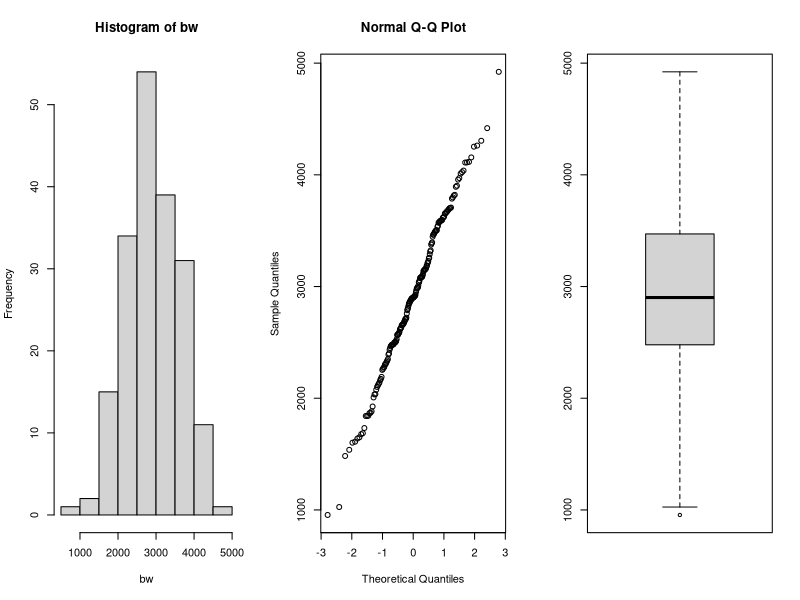
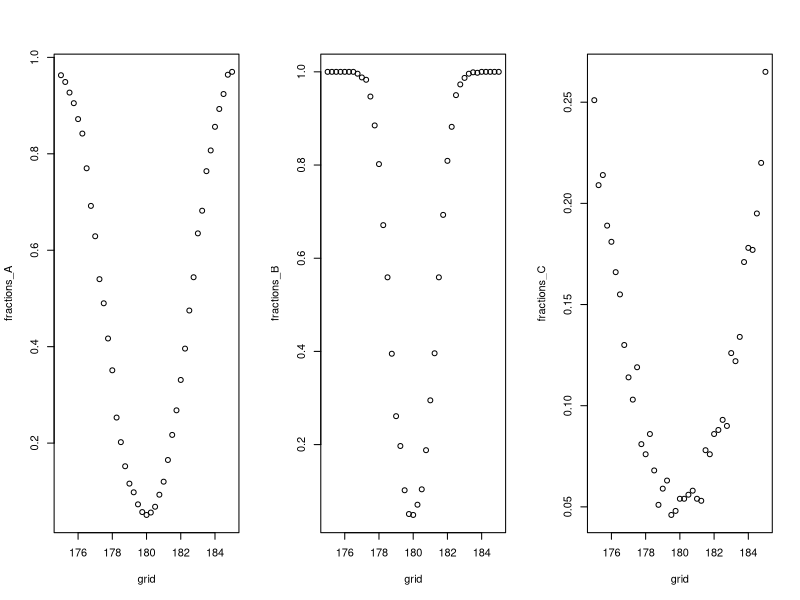
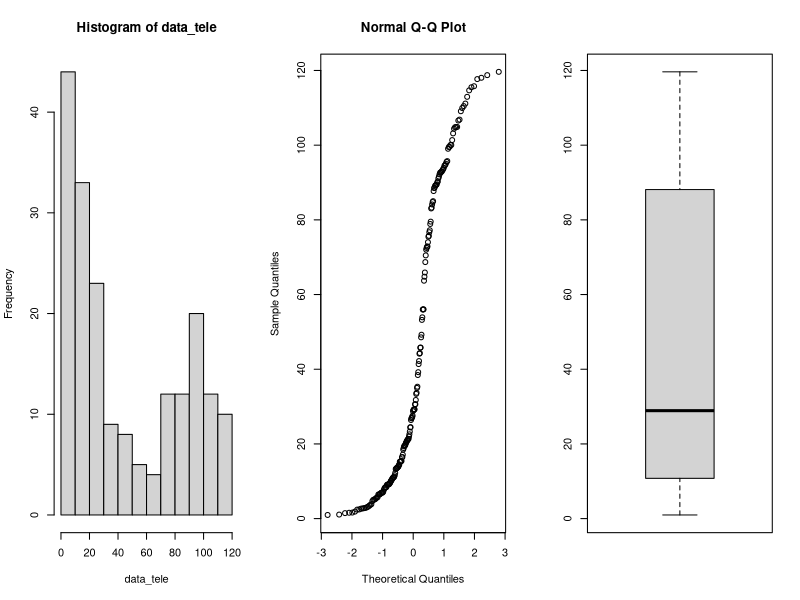
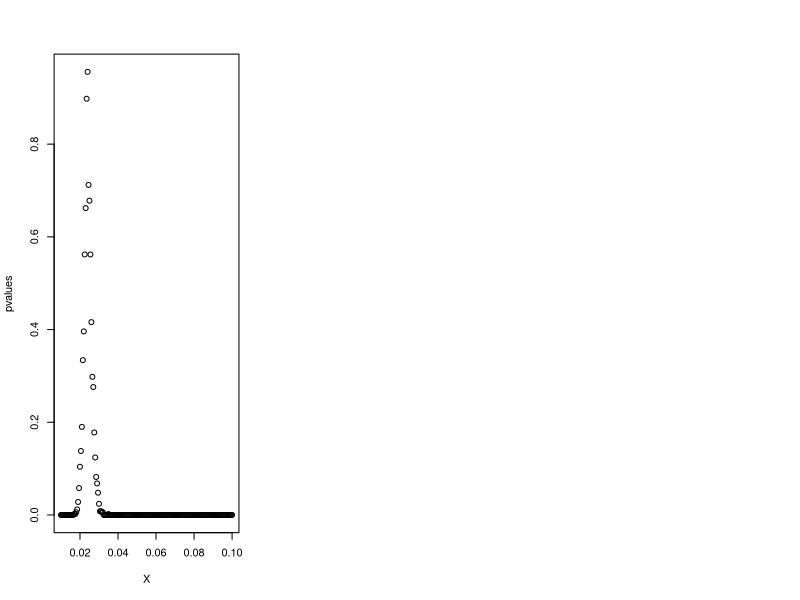
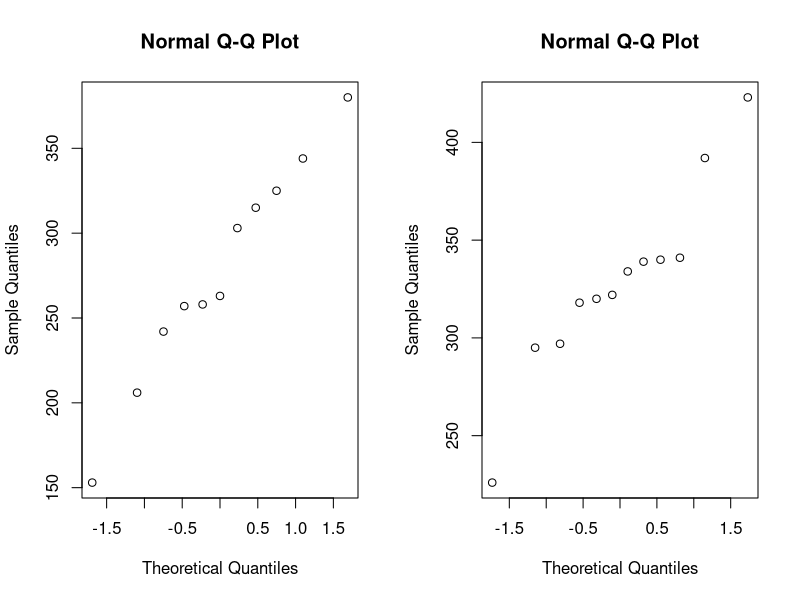
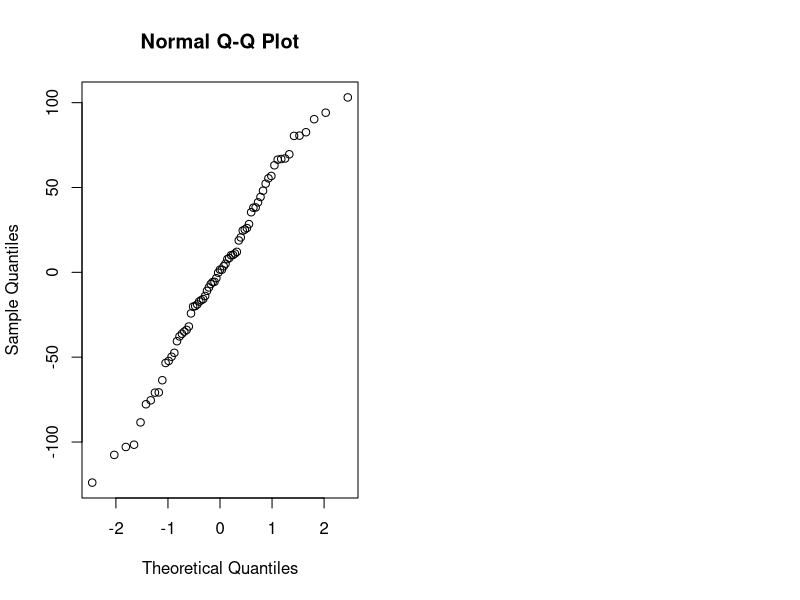

These charts were generated, in order, by the following R code:
## ---- chunk 1
library(tidyverse)
library(rstudioapi)

knitr::opts_chunk$set(echo = TRUE)
options(knitr.table.format = "latex")
setwd(dirname(getActiveDocumentContext()$path))
## ---- chunk 2
par(mfrow=c(1,3))
data=read.table(file="data/birthweight.txt",header=TRUE)

bw = data$birthweight
hist(bw)
qqnorm(bw)
boxplot(bw)
shapiro.test(bw)

## ---- chunk 3
m = mean(bw)
sd = sd(bw)
n = length(bw)
error = qnorm(0.95)*sd/sqrt(n)
ci = c(m-error, m+error)
m
ci
## ---- chunk 4
t.test(bw, mu=2800, alternative = "greater", conf.level = 0.95)
## ---- chunk 5
n <- m <- 30
mu <- 180
nu <- 175
sd <- 5
grid <- seq(175,185, by=0.25)

power_function<-function(grid,n,m,mu,sd) {
  B <- 1000
  p <- numeric(B)
  G <- length(grid)
  fractions <- numeric(G)
  for (grid_nu in 1:G){
    p <- numeric(B)
    for (b in 1:B){
      x <- rnorm(n,mu,sd)
      y <- rnorm(m,grid[grid_nu],sd)
      p[b] <- t.test(x,y, var.equal = TRUE)[[3]]
    }
    fractions[grid_nu] <- mean(p<0.05)
  }
  return(fractions)
}

fractions_A <- power_function(grid,n,m,mu,sd)

## ---- chunk 6
n <- m <- 100
mu <- 180
sd <- 5

fractions_B <- power_function(grid,n,m,mu,sd)
## ---- chunk 7
n <- m <- 30
mu <- 180
sd <- 15

fractions_C <- power_function(grid,n,m,mu,sd)
par(mfrow=c(1,3))
plot(grid,fractions_A)
plot(grid,fractions_B)
plot(grid,fractions_C)
## ---- chunk 8
data<-read.table(file="data/telephone.txt",header=TRUE)

# remove zeros
data <- data %>% 
  filter(Bills > 0)

data_tele <- data$Bills
par(mfrow=c(1,3))
hist(data_tele)
qqnorm(data_tele)
boxplot(data_tele)

## ---- chunk 9
X <- seq(0.01, 0.1, 0.0005)
pvalues <- c()
t <- median(data_tele)
for (x in X){
  B <- 1000
  tstar <- numeric(B)
  n <- length(data_tele)
  
  for (i in 1:B){
    xstar <- rexp(n,x)
    tstar[i] <- median(xstar)
  }
  pl<-sum(tstar<t)/B
  pr<-sum(tstar>t)/B
  p<-2*min(pl,pr)
  pl;pr;p
  pvalues <- c(pvalues,p)
}
plot(X, pvalues)
## ---- chunk 10
B <- 1000
T1 <- median(data_tele)
Tstar <- numeric(B)
for (i in 1:B){
  Xstar <- sample(data_tele,replace=TRUE)
  Tstar[i] <- median(Xstar)
}
Tstar25 <- quantile(Tstar,0.025)
Tstar975 <- quantile(Tstar, 0.975)

T1
c(2*T1-Tstar975, 2*T1-Tstar25)

## ---- chunk 11
max_index <- which.max(pvalues)

opt_Lambda <- X[max_index]
round(opt_Lambda, 3)

theoretical_median = log(2)/opt_Lambda
round(theoretical_median,3)
error = qnorm(0.975)*(theoretical_median/sqrt(length(data_tele)))
c(round(theoretical_median - error, 3), round(theoretical_median + error,3))


## ---- chunk 12
bill_bigeq40 <- sum(data_tele>=40)
bill_smal40 <- sum(data_tele<40)

binom.test(bill_bigeq40, length(data_tele),p=0.5)
binom.test(bill_smal40, length(data_tele),p=0.5)

bill_less10 <- sum(data_tele < 10)
bill_less10/length(data_tele)
## ---- chunk 13
data <- read.table(file="data/run.txt",header=TRUE)
cor(data$before, data$after)
## ---- chunk 14
# calculate differences
data <- data %>% 
  mutate(diff = before - after)

# filter for lemo

lemo <- data %>% 
  filter(drink == "lemo")

t.test(lemo$before, lemo$after, paired = TRUE)

# filter for energy

energy <- data %>% 
  filter(drink == "energy")

t.test(energy$before, energy$after, paired = TRUE)
## ---- chunk 15

# perform t-test

t.test(lemo$diff, energy$diff)

## ---- chunk 16
# filter for meatmeal

meatmeal <- chickwts %>% 
  filter(feed == "meatmeal") %>% 
  select(weight)

# filter for sunflower

sunflower <- chickwts %>% 
  filter(feed == "sunflower") %>% 
  select(weight)

# check for data normality

par(mfrow=c(1,2))
qqnorm(meatmeal$weight)
qqnorm(sunflower$weight)

# perform t-test, the data is not paired

t.test(meatmeal, sunflower)

# Mann-Whitney test

wilcox.test(meatmeal$weight, sunflower$weight)

# Kolmogorov-Smirnov test

ks.test(meatmeal$weight, sunflower$weight)

## ---- chunk 17
chickaov <- lm(weight~feed, data = chickwts)
# performing one-way ANOVA
anova(chickaov)
#extracting more information
summary_table <- summary(chickaov)
knitr::kable(data.frame(summary_table$coefficients), "latex")
## ---- chunk 18
# check for normality
qqnorm(chickaov$residuals)
# check if the variances are equal
chickwts %>% 
  group_by(feed) %>% 
  summarise(variance = var(weight))
## ---- chunk 19
kruskal.test(weight~feed, data = chickwts)
